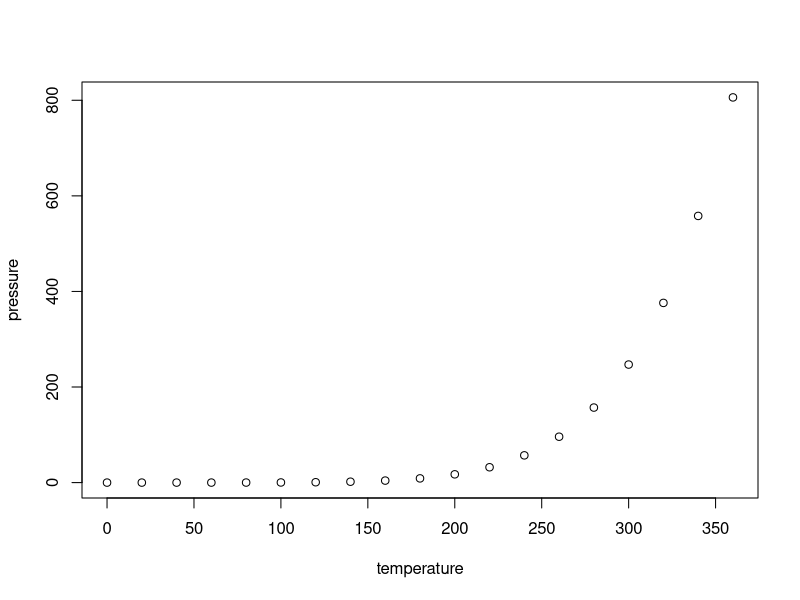
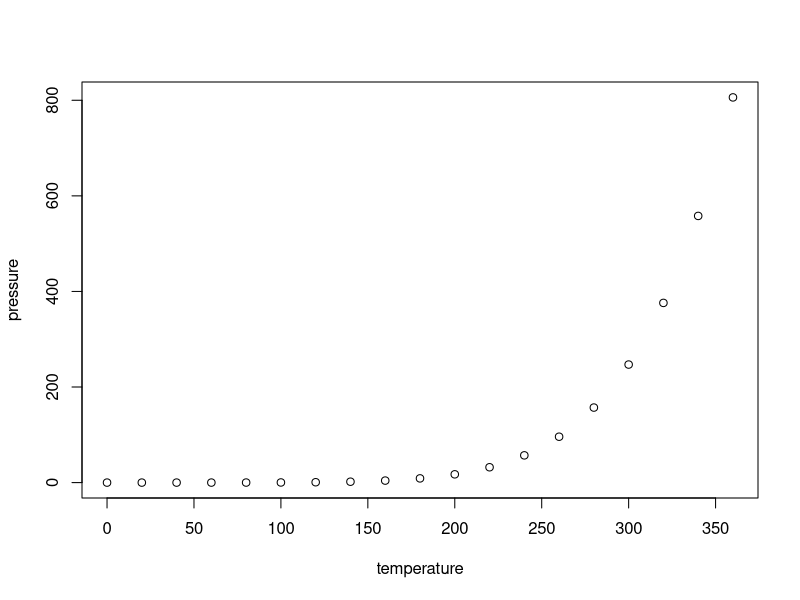
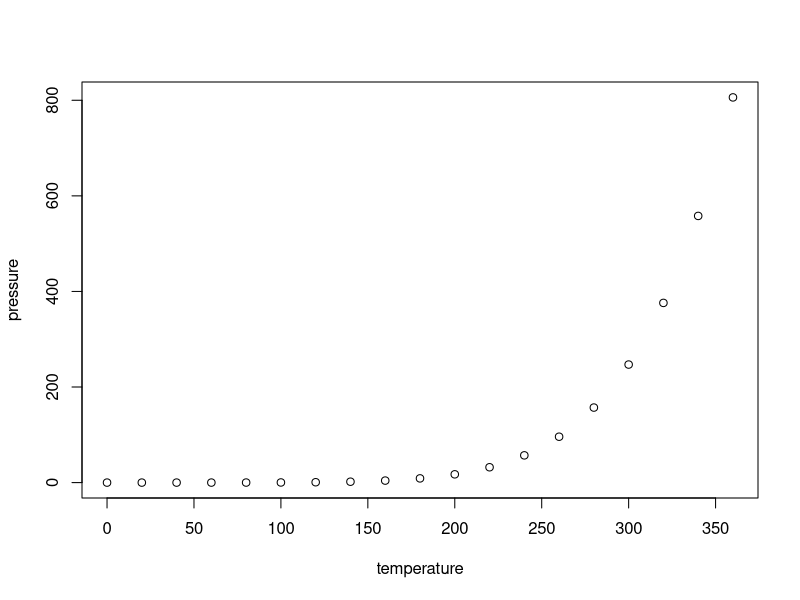
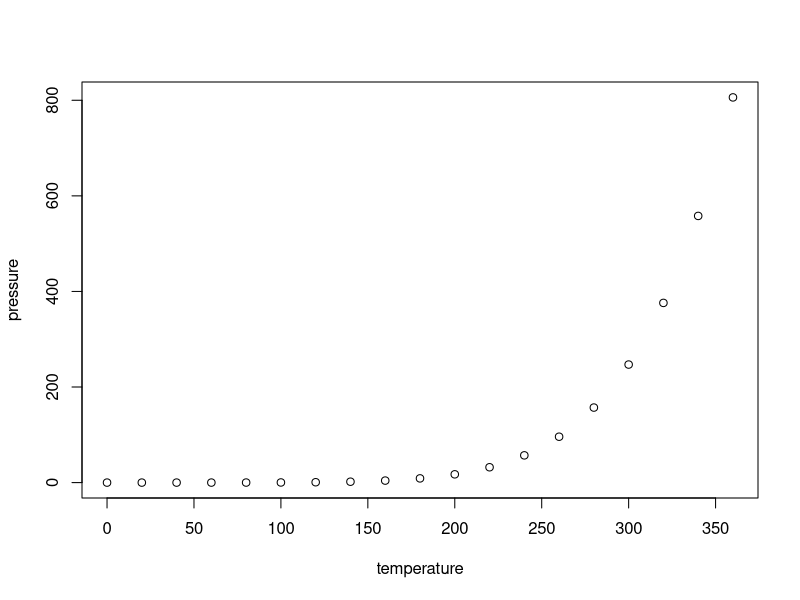
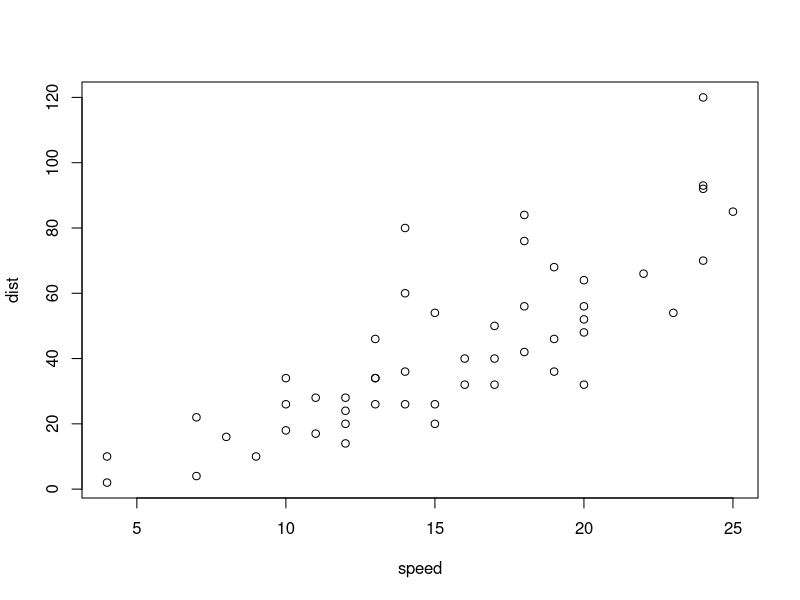
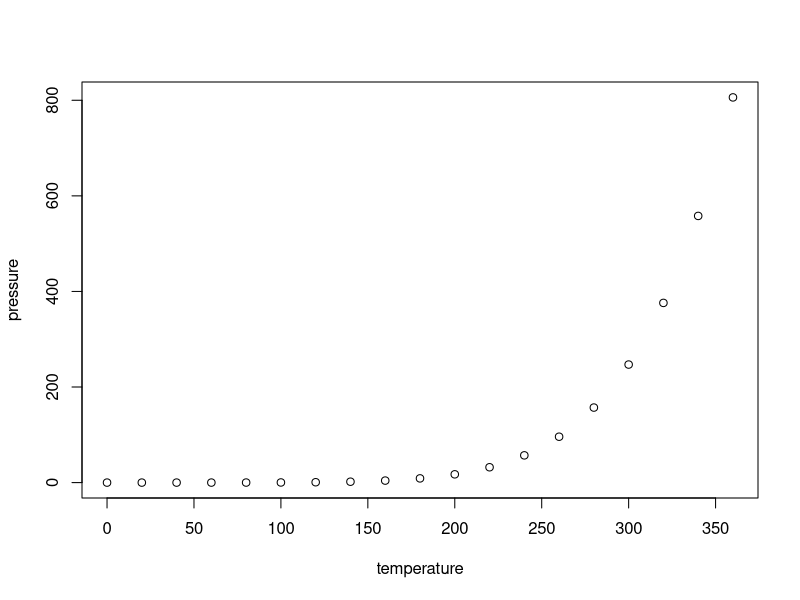

Generate these figures, in order, with R:
## ---- chunk 1
#En estos chunks vamos a meter el codigo que queramos ejecutar.
## ---- chunk 2
x <- 9
## ---- chunk 3
x <- 9
x
## ---- chunk 4
# Esta opción muestra el código y oculta el resultado en el html que se obtiene si le damos a Knit.
x <- 9
x
## ---- chunk 5
x<- 9 
#(click Run)
## ---- chunk 6
#Dentro de las llaves metemos: 
#lenguaje que estamos utilizando (tambien permite usar Phyton o SQL)

#instrucciones generales que van a controlar el chunk
#por ejemplo, indlude= F sirve para que no imprima el codigo
## ---- chunk 7
#las instrucciones del chunk tambien pueden ser expresiones creadas con el codigo:
do_it <- Sys.Date() > '2020-02-10'
## ---- chunk 8
x <- rnorm(100);x
## ---- chunk 9
do_not_do_it <- Sys.Date() > '2020-12-22'
## ---- chunk 10
x <- rnorm(100);x
## ---- chunk 11
plot(pressure)
## ---- chunk 12
plot(pressure)
#con echo=F le indicamos que no salga el codigo de este chunk, solo el resultado
## ---- chunk 13
plot(pressure)
## ---- chunk 14
plot(pressure)
#h	= poner grafico en la posicion donde aparece en el script 
#t	=en el top de la pagina
#b	= en el bottom de la pagina
#p	= Put on a special page for floats only.
## ---- chunk 15
#poner graficos uno al lado del otro
#CUIDADO con el tamaño: si son muy grandes no os lo va a poner al lado (no van a caber en el espacio correspondiente a una gráfica normal, que es donde los intenta meter).
plot(cars)
plot(pressure)
## ---- chunk 16
library(knitr)

kable(cars, caption = 'Título de la tabla',
      col.names= c("Velocidad","Distancia"))
#puede crear tablas HTML, PDF and Word outputs

#le podemos indicar el formato de los decimales y los miles
a<- seq(from = 10, to = 13, length.out = 5)
b<-seq(from = 1000, to = 13000, length.out = 5)
y <- data.frame(a,b)
kable(y,format.args = list(decimal.mark = ",", big.mark = "'"))

#podemos juntar dos tablas
d1 = head(iris)
d2 = head(mtcars)
kable(list(d1, d2), caption = "Dos tablas juntas")


## ---- chunk 17
#Otras opciones para mostrar data.frames:
#print.data.frame es el metodo por defecto
#kable, knitr(librería)::kable function
#tibble (librería), tibble::print.tbl_df function
#paged, rmarkdown::paged_table permite que la tabla ocupe mas de una pagina
## ---- chunk 18
#OTRA FORMA:

#library(rmarkdown)
#rmarkdown::render('Rmarkdown.Rmd', 'word_document')
#rmarkdown::render('Rmarkdown.Rmd', 'html_document')
#rmarkdown::render('Rmarkdown.Rmd', 'pdf_document')
## ---- chunk 19
#Markdown se desarrollo primero para HTML
#por lo que ofrece mas posibilidades 
#y los demas formatos tienen muchas cosas en común.
